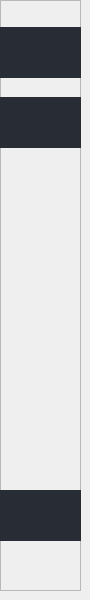
     <widget class="QWidget" name="page_20">
      <widget class="QFrame" name="frame_51">
       <property name="geometry">
        <rect>
         <x>0</x>
         <y>0</y>
         <width>81</width>
         <height>591</height>
        </rect>
       </property>
       <property name="styleSheet">
        <string notr="true">QPushButton {
	/*background-image: url(c:/Users/user/Documents/Ressources_Humaines/icons/16x16/cil-user.png);*/
	background-position: center;
	background-repeat: no-reperat;
	border: none;
	background-color: rgb(40, 44, 52);
}
QPushButton:hover {
	background-color: rgb(33, 37, 43);
}
QPushButton:pressed {	
	background-color: rgb(85, 170, 255);
}</string>
       </property>
       <property name="frameShape">
        <enum>QFrame::StyledPanel</enum>
       </property>
       <property name="frameShadow">
        <enum>QFrame::Raised</enum>
       </property>
       <widget class="QPushButton" name="demande">
        <property name="geometry">
         <rect>
          <x>0</x>
          <y>27</y>
          <width>93</width>
          <height>51</height>
         </rect>
        </property>
        <property name="text">
         <string/>
        </property>
       </widget>
       <widget class="QPushButton" name="cadastre">
        <property name="geometry">
         <rect>
          <x>0</x>
          <y>97</y>
          <width>93</width>
          <height>51</height>
         </rect>
        </property>
        <property name="text">
         <string/>
        </property>
       </widget>
       <widget class="QPushButton" name="RRETOUR">
        <property name="geometry">
         <rect>
          <x>0</x>
          <y>490</y>
          <width>93</width>
          <height>51</height>
         </rect>
        </property>
        <property name="text">
         <string/>
        </property>
       </widget>
      </widget>
     </widget>
